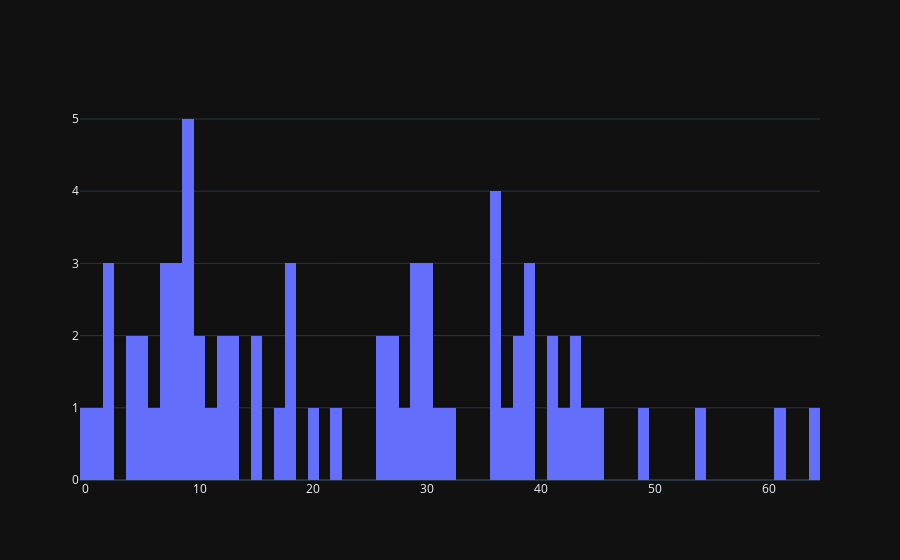

The notebook cell saved with this chart:
### Code cell
fig = make_subplots()

fig.add_traces([
    go.Histogram(x=df1["degree vs stationary state"], name="Delta with degree ranking", nbinsx=70)
])
fig.show()

### Figure 1 — Plotly figure (JSON) as saved in the notebook; plotly's stock layout.template omitted (floating-point values rounded to 4 significant figures)
{"data": [{"name": "Delta with degree ranking", "nbinsx": 70, "type": "histogram", "x": [2, 39, 17, 5, 39, 36, 38, 10, 39, 38, 31, 29, 8, 13, 1, 4, 18, 45, 42, 29, 7, 13, 32, 64, 10, 9, 36, 30, 41, 43, 2, 36, 18, 43, 54, 20, 6, 26, 22, 8, 29, 30, 9, 26, 27, 9, 27, 2, 28, 4, 7, 15, 44, 11, 0, 9, 61, 8, 5, 41, 7, 30, 9, 37, 12, 12, 15, 18, 49, 36]}], "layout": {"xaxis": {"anchor": "y", "domain": [0, 1]}, "yaxis": {"anchor": "x", "domain": [0, 1]}}}
